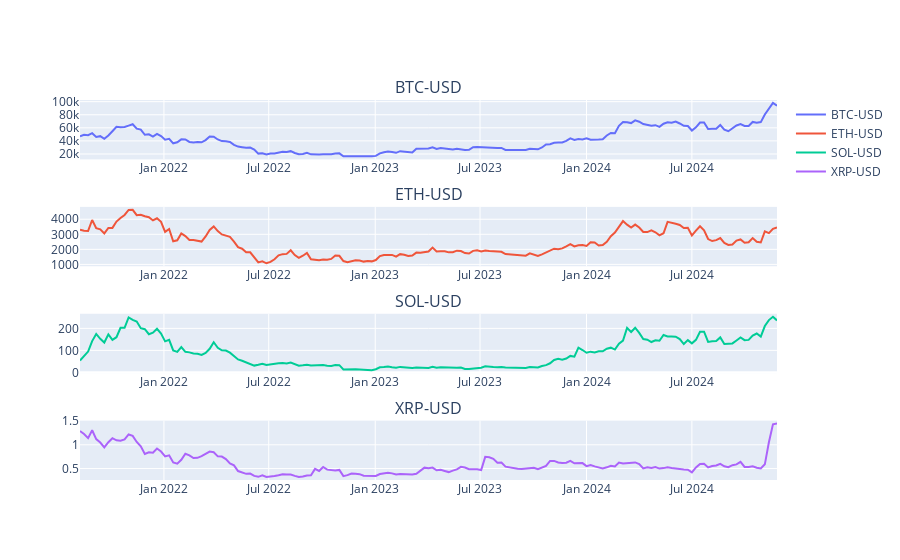

The cell this chart's notebook holds for it:
### Code cell
from plotly.subplots import make_subplots
import plotly.graph_objects as go

fig = make_subplots(
    rows=len(crypto_tickers), cols=1,
    subplot_titles=crypto_tickers)

ind = 0
for i in range(1,len(crypto_tickers) + 1):
    column = crypto_tickers[ind]
    color = colors[ind]
    fig.add_trace(go.Scatter(x=crypto_df.index, y=crypto_df[column], name=column), row=i, col=1)
    ind += 1

fig.show()

### Figure 1 — Plotly figure (JSON) as saved in the notebook; plotly's stock layout.template omitted (floating-point values rounded to 4 significant figures; data arrays with more than 128 entries replaced by an {"elided": "..."} marker saying what was removed)
{"data": [{"name": "BTC-USD", "type": "scatter", "x": {"elided": "173 str values"}, "xaxis": "x", "y": {"elided": "173 float values"}, "yaxis": "y"}, {"name": "ETH-USD", "type": "scatter", "x": {"elided": "173 str values"}, "xaxis": "x2", "y": {"elided": "173 float values"}, "yaxis": "y2"}, {"name": "SOL-USD", "type": "scatter", "x": {"elided": "173 str values"}, "xaxis": "x3", "y": {"elided": "173 float values"}, "yaxis": "y3"}, {"name": "XRP-USD", "type": "scatter", "x": {"elided": "173 str values"}, "xaxis": "x4", "y": {"elided": "173 float values"}, "yaxis": "y4"}], "layout": {"annotations": [{"font": {"size": 16}, "showarrow": false, "text": "BTC-USD", "x": 0.5, "xanchor": "center", "xref": "paper", "y": 1, "yanchor": "bottom", "yref": "paper"}, {"font": {"size": 16}, "showarrow": false, "text": "ETH-USD", "x": 0.5, "xanchor": "center", "xref": "paper", "y": 0.7188, "yanchor": "bottom", "yref": "paper"}, {"font": {"size": 16}, "showarrow": false, "text": "SOL-USD", "x": 0.5, "xanchor": "center", "xref": "paper", "y": 0.4375, "yanchor": "bottom", "yref": "paper"}, {"font": {"size": 16}, "showarrow": false, "text": "XRP-USD", "x": 0.5, "xanchor": "center", "xref": "paper", "y": 0.1562, "yanchor": "bottom", "yref": "paper"}], "xaxis": {"anchor": "y", "domain": [0, 1]}, "xaxis2": {"anchor": "y2", "domain": [0, 1]}, "xaxis3": {"anchor": "y3", "domain": [0, 1]}, "xaxis4": {"anchor": "y4", "domain": [0, 1]}, "yaxis": {"anchor": "x", "domain": [0.8438, 1]}, "yaxis2": {"anchor": "x2", "domain": [0.5625, 0.7188]}, "yaxis3": {"anchor": "x3", "domain": [0.2812, 0.4375]}, "yaxis4": {"anchor": "x4", "domain": [0, 0.1562]}}}
